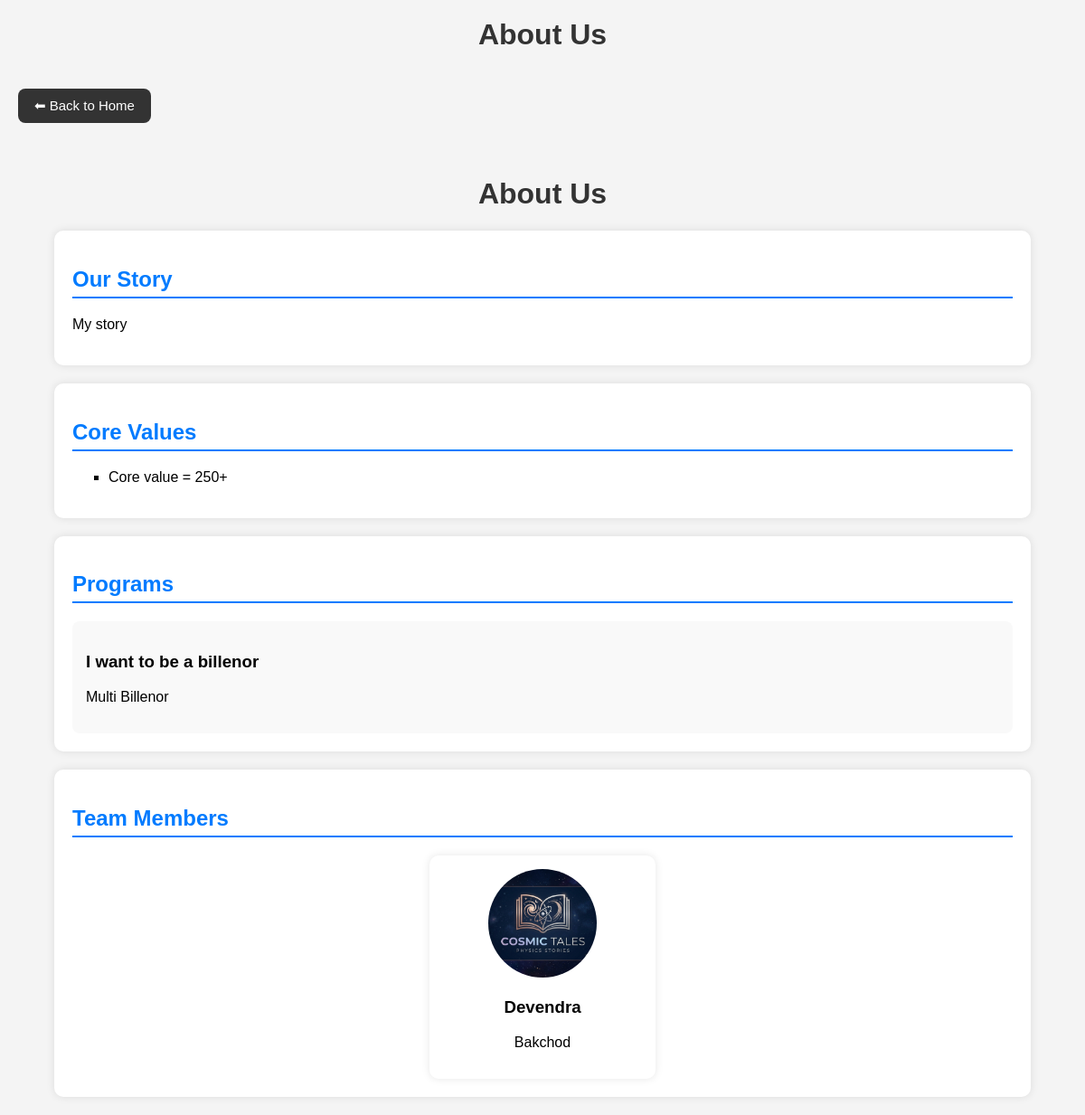
/about, run on the app's committed database.
### tables this page shows
CREATE TABLE our_story(
        id INTEGER PRIMARY KEY AUTOINCREMENT,
        content TEXT NOT NULL
    );

CREATE TABLE core_values(
            id INTEGER PRIMARY KEY AUTOINCREMENT,
            value TEXT NOT NULL
    );

CREATE TABLE programs(
            id INTEGER PRIMARY KEY AUTOINCREMENT,
            name TEXT NOT NULL,
            description TEXT
    );

CREATE TABLE team_members(
            id INTEGER PRIMARY KEY AUTOINCREMENT,
            name TEXT NOT NULL,
            role TEXT NOT NULL,
            image_url TEXT
    
    );

### app.py (the view)
@app.route("/about")
def about():
    conn = sqlite3.connect("student.db")
    cursor = conn.cursor()
    cursor.execute("SELECT * FROM our_story")
    stories = cursor.fetchall()
    cursor.execute("SELECT * FROM core_values")
    values = cursor.fetchall()
    cursor.execute("SELECT * FROM programs")
    programs = cursor.fetchall()
    cursor.execute("SELECT * FROM team_members")
    team = cursor.fetchall()
    conn.close()
    return render_template(
        "about.html",
        stories=stories,
        values=values,
        programs=programs,
        team=team
    )

### templates/about.html (shortened to what this page needs)
<!DOCTYPE html>
<html>
<head>
</head>
<body>
    <h1>About Us</h1>
    <div style="padding:20px;">
        <a href="/">
            <button style="
                background:#333;
                color:white;
                border:none;
                padding:10px 18px;
                border-radius:8px;
                cursor:pointer;
                font-size:15px;
        ">
                ⬅ Back to Home
            </button>
        </a>
    </div>
    <div class="container">
        <h1>About Us</h1>
        <div class="section">
            <h2>Our Story</h2>
            {% for story in stories %}
                <p>{{ story[1] }}</p>
            {% endfor %}
        </div>
        <div class="section">
            <h2>Core Values</h2>
            <ul>
                {% for value in values %}
                    <li>{{ value[1] }}</li>
                {% endfor %}
            </ul>
        </div>
        <div class="section">
            <h2>Programs</h2>
            {% for program in programs %}
                <div class="program-card">
                    <h3>{{ program[1] }}</h3>
                    <p>{{ program[2] }}</p>
                </div>
            {% endfor %}
        </div>
        <div class="section">
            <h2>Team Members</h2>
            <div class="team-container">
                {% for member in team %}
                <div class="team-card">
                    <img src="{{ url_for('static',
                    filename='uploads/' + member[3]) }}">
                    <h3>{{ member[1] }}</h3>
                    <p>{{ member[2] }}</p>
                </div>
                {% endfor %}
            </div>
        </div>
    </div>
</body>
</html>

### templates/about.html (style rules this page uses)
body { font-family: Arial, sans-serif; background-color: #f4f4f4; margin: 0; padding: 0; }
.container { width: 90%; margin: auto; padding: 20px; }
h1 { text-align: center; color: #333; margin-top: 20px; }
h2 { color: #007bff; border-bottom: 2px solid #007bff; padding-bottom: 5px; }
.section { background: white; padding: 20px; margin-top: 20px; border-radius: 10px; box-shadow: 0px 0px 10px rgba(0,0,0,0.1); }
.program-card { background: #f9f9f9; padding: 15px; margin-top: 10px; border-radius: 8px; }
.team-container { display: flex; flex-wrap: wrap; gap: 20px; justify-content: center; }
.team-card { background: white; width: 220px; padding: 15px; border-radius: 10px; text-align: center; box-shadow: 0px 0px 10px rgba(0,0,0,0.1); }
.team-card img { width: 120px; height: 120px; border-radius: 50%; object-fit: cover; }
ul { list-style-type: square; }

### data on the page
our_story: content "My story"
core_values: value "Core value = 250+"
programs: name "I want to be a billenor", description "Multi Billenor"
team_members: image_url (picture), name "Devendra", role "Bakchod"
